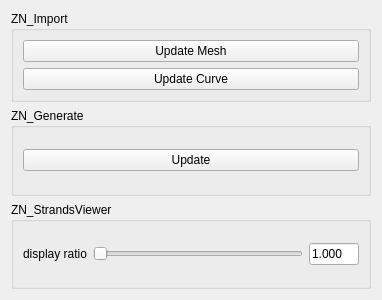
<?xml version="1.0" encoding="UTF-8"?>
<ui version="4.0">
 <class>Form</class>
 <widget class="QWidget" name="Form">
  <property name="geometry">
   <rect>
    <x>0</x>
    <y>0</y>
    <width>382</width>
    <height>300</height>
   </rect>
  </property>
  <property name="windowTitle">
   <string>Form</string>
  </property>
  <layout class="QVBoxLayout" name="verticalLayout">
   <item>
    <widget class="QGroupBox" name="groupBox">
     <property name="title">
      <string>ZN_Import</string>
     </property>
     <layout class="QGridLayout" name="gridLayout_2">
      <item row="0" column="0">
       <widget class="QPushButton" name="znImportUpdateMeshBtn">
        <property name="text">
         <string>Update Mesh</string>
        </property>
       </widget>
      </item>
      <item row="1" column="0">
       <widget class="QPushButton" name="znImportUpdateCurveBtn">
        <property name="text">
         <string>Update Curve</string>
        </property>
       </widget>
      </item>
     </layout>
    </widget>
   </item>
   <item>
    <widget class="QGroupBox" name="groupBox_2">
     <property name="title">
      <string>ZN_Generate</string>
     </property>
     <layout class="QGridLayout" name="gridLayout">
      <item row="0" column="0">
       <widget class="QPushButton" name="znGenerateUpdateBtn">
        <property name="text">
         <string>Update</string>
        </property>
       </widget>
      </item>
     </layout>
    </widget>
   </item>
   <item>
    <widget class="QGroupBox" name="groupBox_3">
     <property name="title">
      <string>ZN_StrandsViewer</string>
     </property>
     <layout class="QHBoxLayout" name="horizontalLayout">
      <item>
       <widget class="QLabel" name="ratioLabel">
        <property name="text">
         <string>display ratio</string>
        </property>
       </widget>
      </item>
      <item>
       <widget class="QSlider" name="ratioSlider">
        <property name="maximum">
         <number>1000</number>
        </property>
        <property name="orientation">
         <enum>Qt::Horizontal</enum>
        </property>
       </widget>
      </item>
      <item>
       <widget class="QLineEdit" name="ratioEdit">
        <property name="maximumSize">
         <size>
          <width>50</width>
          <height>16777215</height>
         </size>
        </property>
        <property name="text">
         <string>1.000</string>
        </property>
        <property name="maxLength">
         <number>5</number>
        </property>
       </widget>
      </item>
     </layout>
    </widget>
   </item>
  </layout>
 </widget>
 <resources/>
 <connections/>
</ui>
